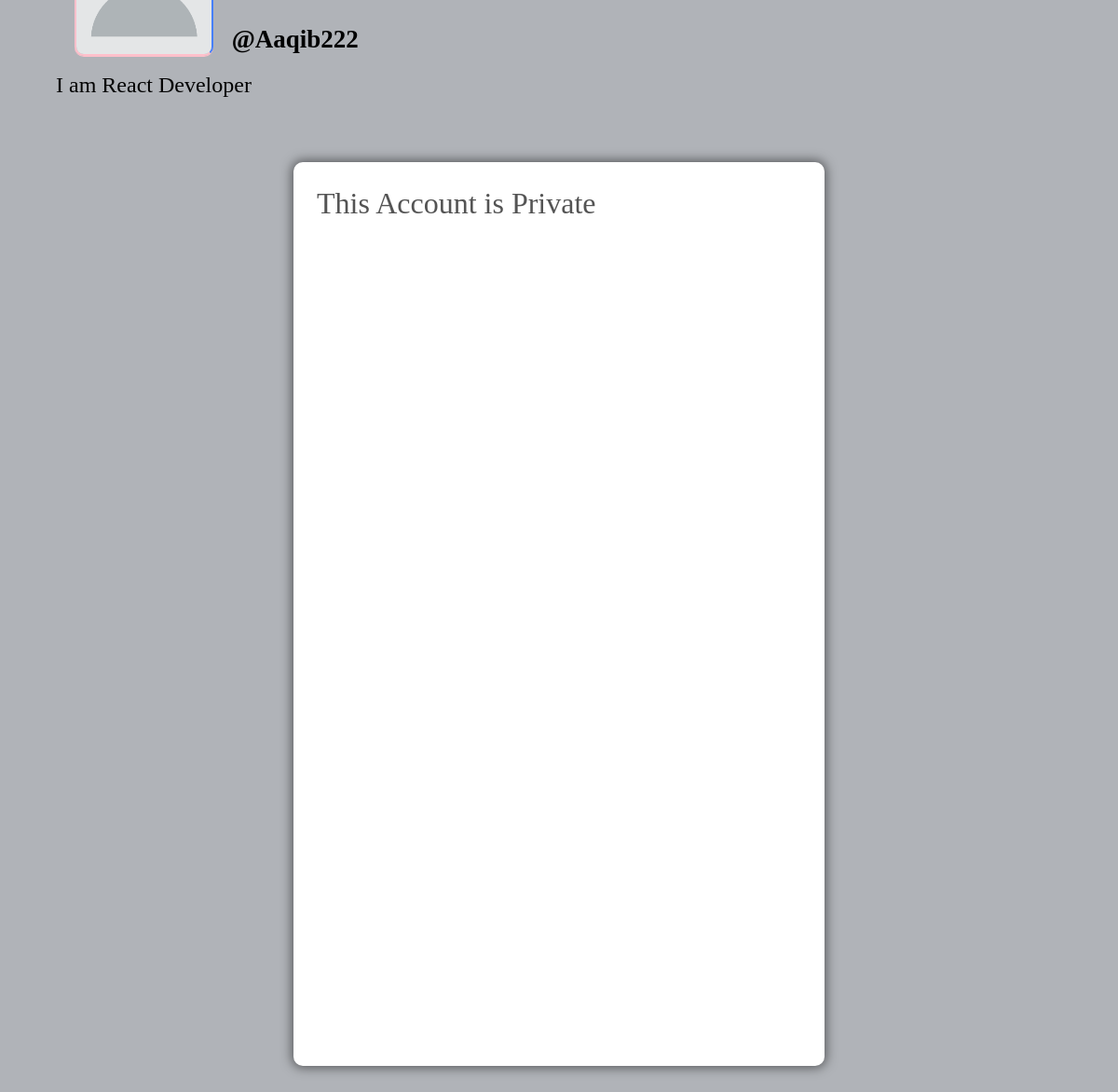
Screenshot of /profile/Aaqib222 (signed in) with the database file from the repository.
### social_book/models.py (models this page shows, shortened)
class Profile(models.Model):
    user = models.ForeignKey(User, on_delete=models.CASCADE)
    id_user = models.IntegerField()
    firstname = models.CharField(max_length=50, default='')
    lastname = models.CharField(max_length=50, default='')
    bio = models.TextField(blank=True)
    profileimg = models.ImageField(upload_to='profile_images', default='blank_profile.png')
    Location = models.CharField(max_length=100, blank=True)

### social_book/views.py (the view)
# urls.py: path('profile/<str:pk>', views.profile, name = 'profile'),
@login_required(login_url='signin')
def profile(request, pk):
    user_object = User.objects.get(username = pk)
    user_profile = Profile.objects.get(user = user_object)
    user_post = post.objects.filter(user = pk)
    user_post_length = len(user_post)
    follower = request.user.username
    user = pk
    if FollowersCount.objects.filter(follower=follower, user = user).first():
        button_text = 'Unfollow'
    else:
        button_text = 'Follow'
    no_of_followers = len(FollowersCount.objects.filter(user = pk))
    user_following = len(FollowersCount.objects.filter(follower = pk))
    followers = FollowersCount.objects.filter(user = pk)
    followers = [follower.follower for follower in followers]
    context = {
        'user_object':user_object,
        'user_profile':user_profile,
        'user_post': user_post,
        'user_post_length':user_post_length,
        'no_of_followers': no_of_followers,
        'button_text':button_text,
        'user_following': user_following,
        'followers': followers,
    }
    return render(request, 'profile.html', context)

### templates/profile.html (shortened to what this page needs)
{% load static %}
<!DOCTYPE html>
<html lang="en">
<head>
    <link rel="stylesheet" href="{% static 'css/main.min.css' %}">
    <link rel="stylesheet" href="{% static 'css/style.css' %}">
    <link rel="stylesheet" href="{% static 'css/color.css' %}">
    <link rel="stylesheet" href="{% static 'css/responsive.css' %}">
</head>
<body>
	<section>
			<div class="feature-photo">
				<figure><img src="{% static 'images/resources/timeline-1.jpg' %}" alt=""></figure>
				<div class="container-fluid">
					<div class="row merged" >
						<div class="col-lg-2 col-sm-3" >
							<div class="user-avatar">
								<figure>
									<img src="{{user_profile.profileimg.url}}" style="height: 200px; width: 100%;" alt="">
								</figure>
							</div>
						</div>
						<div class="col-lg-10 col-sm-9">
							<div class="timeline-info">
								<ul>
									<li class="admin-name">
									  <h5 style="color: black;white-space: nowrap; width: 110px; font-size: 27px;"><b>@{{user_profile.user.username}}</b></h5>
									</li>
								</ul>
							</div>
						</div>
					</div>
				</div>
			</div>
		</section>
		<section>
			<div class="bio">
				<h4>{{user_profile.bio}}</h4>
			</div>
		</section>
	<section>
		<div class="gap gray-bg">
			<div class="container-fluid">
				<div class="row">
					<div class="col-lg-12">
						<div class="row" id="page-contents">
							<div class="col-lg-3">
								<aside class="sidebar static">
								</aside>
							</div>
							{% if button_text == 'Unfollow' %}
							<div class="col-lg-6">
								<div class="central-meta">
									<ul class="photos">
										{% for post in user_post reversed %}
										<li>
											<a class="strip" href="{{post.image.url}}" title="" data-strip-group="mygroup" data-strip-group-options="loop: false">
												<img src="{{post.image.url}}" style="height: 250px; width: 300px;" alt=""></a>
										</li>
										{% endfor %}
									</ul>
								</div>
							</div>
							{% else %}
							<div class="col-lg-6">
								<div class="central-meta">
									<ul class="photos">
										<h2>This Account is Private</h2>
									</ul>
								</div>
							</div>
							{% endif %}
							<div class="col-lg-3">
								<aside class="sidebar static">
								</aside>
							</div>
						</div>
					</div>
				</div>
			</div>
		</div>
	</section>
</body>
</html>

### static/css/responsive.css (style rules this page uses)
@media screen and (max-width: 1281px) and (min-width: 1024px) { .timeline-info { line-height: 51px; } }
@media screen and (max-width: 1281px) and (min-width: 1024px) { .timeline-info .admin-name > h5 { font-size: 20px; } }
@media screen and (max-width: 1281px) and (min-width: 1024px) { .user-avatar { width: 80.2% } }

### rows the page displays
Profile: profileimg (placeholder picture), user.username "Aaqib222", bio "I am React Developer"
